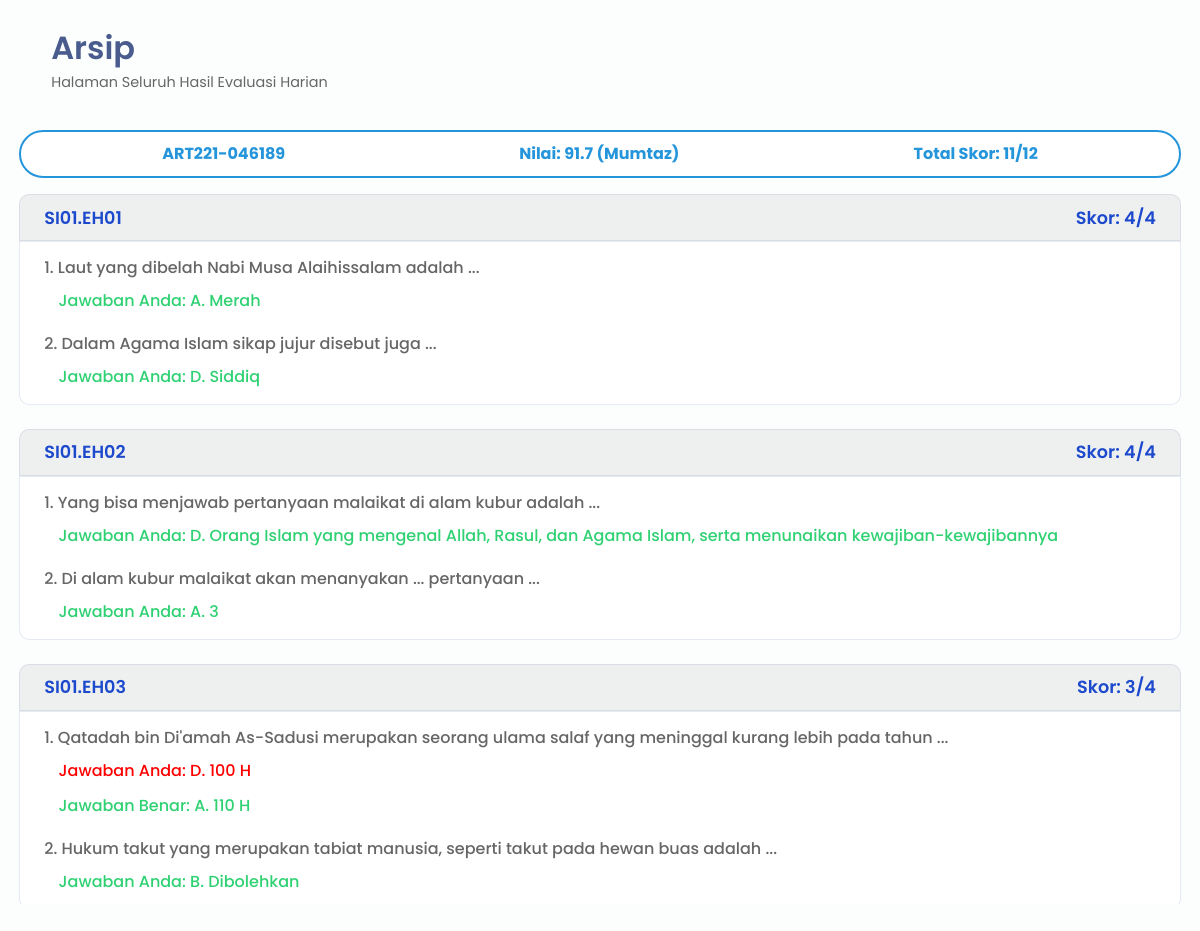
The page /pesertahsi/arsip/ (signed in) on the database its author committed.
### evaluasi_harian/models.py (models this page shows, shortened)
class Peserta(models.Model):
  user = models.OneToOneField(User, on_delete=models.CASCADE)
  nip = models.CharField(max_length=20, unique=True)
  nama_lengkap = models.CharField(max_length=100)
  alamat = models.TextField()
  tanggal_lahir = models.DateField()
  no_hp = models.CharField(max_length=15)
  class Meta:
    verbose_name_plural = 'Peserta'

class NilaiAkhir(models.Model):
  predikat = [
    ('Mumtaz Murtafi', 'Mumtaz Murtafi'),
    ('Mumtaz', 'Mumtaz'),
    ('Jayyid Jiddan', 'Jayyid Jiddan'),
    ('Jayyid', 'Jayyid'),
    ('Maqbul', 'Maqbul'),
    ('Rasib', 'Rasib'),
    ('Ghayyib', 'Ghayyib'),
  ]
  peserta = models.ForeignKey(Peserta, on_delete=models.CASCADE)
  nilai_akhir = models.FloatField(null=True, default=0)
  predikat = models.CharField(max_length=50, choices=predikat, default='Ghayyib')
  class Meta:
    verbose_name_plural = 'Nilai Akhir'

class HasilEvaluasi(models.Model):
  peserta = models.ForeignKey(Peserta, on_delete=models.CASCADE)
  lembar_evaluasi = models.ForeignKey(LembarEvaluasi, on_delete=models.CASCADE)
  bank_soal = models.ForeignKey(BankSoal, on_delete=models.CASCADE)
  jawaban = models.CharField(max_length=1)
  is_true = models.BooleanField()
  skor = models.IntegerField(default=0)
  waktu_pengerjaan = models.DateTimeField(auto_now_add=True)
  class Meta:
    verbose_name_plural = 'Hasil Evaluasi'

class LembarEvaluasi(models.Model):
  status = [
    ('Aktif', 'Aktif'),
    ('Tidak Aktif', 'Tidak Aktif'),
    ('Selesai', 'Selesai'),
  ]
  kode_evaluasi = models.CharField(max_length=10, unique=True)
  nama_evaluasi = models.CharField(max_length=100)
  jumlah_soal = models.IntegerField(default=2)
  skor = models.IntegerField(default=4)
  status = models.CharField(max_length=20, choices=status, default='Tidak Aktif')
  class Meta:
    verbose_name_plural = 'Lembar Evaluasi'

class BankSoal(models.Model):
  opsi = [
    ('A', 'A'),
    ('B', 'B'),
    ('C', 'C'),
    ('D', 'D'),
  ]
  lembar_evaluasi = models.ForeignKey(LembarEvaluasi, on_delete=models.CASCADE)
  soal = models.TextField()
  pilihan_a = models.CharField(max_length=200)
  pilihan_b = models.CharField(max_length=200)
  pilihan_c = models.CharField(max_length=200)
  pilihan_d = models.CharField(max_length=200)
  kunci_jawaban = models.CharField(max_length=1, choices=opsi)
  def __str__(self):
    return self.soal
  class Meta:
    verbose_name_plural = 'Bank Soal'

### evaluasi_harian/views.py (the view)
# urls.py: path('pesertahsi/arsip/', views.arsip, name='arsip'),
@login_required(login_url='login')
@user_passes_test(lambda user: user.groups.filter(name='peserta'), login_url='login')
def arsip(request):
  peserta = Peserta.objects.get(user=request.user)
  nama_lengkap = peserta.nama_lengkap
  nip = peserta.nip
  lembar_evaluasi = LembarEvaluasi.objects.filter(status__in=['Aktif', 'Selesai'])
  hasil_evaluasi = HasilEvaluasi.objects.filter(peserta=peserta)
  nilai_evaluasi = NilaiEvaluasi.objects.filter(peserta=peserta)
  nilai_akhir = NilaiAkhir.objects.filter(peserta=peserta)
  total_skor_peserta = 0
  for nilai in nilai_evaluasi:
    total_skor_peserta += nilai.total_skor
  total_skor_evaluasi = 0
  for evaluasi in lembar_evaluasi:
    total_skor_evaluasi += evaluasi.skor
  predikat = ''
  for predikat in nilai_akhir:
    predikat = predikat.predikat
  list_evaluasi = []
  for i in range(0, len(hasil_evaluasi), 2):
    list_evaluasi.append(hasil_evaluasi[i:i+2])
  list_skor = []
  for i in range(0, len(list_evaluasi)):
    list_skor.append(list_evaluasi[i][0].skor + list_evaluasi[i][1].skor)
  for i in range(0, len(list_evaluasi)):
    list_evaluasi[i][0].skor = list_skor[i]
    list_evaluasi[i][1].skor = list_skor[i]
  context = {
    'nama_lengkap': nama_lengkap,
    'nip': nip,
    'hasil_evaluasi': hasil_evaluasi,
    'nilai_evaluasi': nilai_evaluasi,
    'nilai_akhir': nilai_akhir,
    'total_skor_peserta': total_skor_peserta,
    'total_skor_evaluasi': total_skor_evaluasi,
    'predikat': predikat,
    'list_evaluasi': list_evaluasi,
  }
  return render(request, 'pesertahsi/arsip_evaluasi.html', context)

### evaluasi_harian/templates/pesertahsi/arsip_evaluasi.html (shortened to what this page needs)
{% extends 'pesertahsi/base.html' %}
{% load static %}
{% block main-content %}
<div class="main-content">
  <header>
    <div class="header-title-wrapper">
      <div class="header-title">
        <h1>Arsip</h1>
        <p>Halaman Seluruh Hasil Evaluasi Harian</p>
      </div>
    </div>
  </header>
  <main>
    <section>
      {% for nilai in nilai_akhir %}
      <div class="card-nilai-score">
        <div class="">
          {{ nip }}
        </div>
        <div class="nilai">
          Nilai: {{ nilai.nilai_akhir }} ({{ predikat }})
        </div>
        <div class="score">
          Total Skor: {{ total_skor_peserta }}/{{ total_skor_evaluasi }}
        </div>
      </div>
      {% endfor %}
      <div class="section-arsip">
        {% for list_item in list_evaluasi %}
        <div class="arsip">
          <div class="card-arsip">
            {% for list in list_item %}
            <div class="card-header">
              <div class="silsilah-title">
                SI01.{{ list.lembar_evaluasi.kode_evaluasi }}
              </div>
              <div class="score">
                Skor: {{ list.skor }}/4
              </div>
            </div>
            {% endfor %}
            <div class="card-body">
              {% for list in list_item %}
              <div class="evaluasi">
                <div class="soal">
                  <p>{{ forloop.counter }}. {{ list.bank_soal }} ...</p>
                </div>
                {% if list.is_true %}
                <div class="jawaban">
                  <p class="jawaban-benar">
                    Jawaban Anda:
                    {% if list.jawaban == 'A' %}
                      A. {{ list.bank_soal.pilihan_a }}
                    {% elif list.jawaban == 'B' %}
                      B. {{ list.bank_soal.pilihan_b }}
                    {% elif list.jawaban == 'C' %}
                      C. {{ list.bank_soal.pilihan_c }} <i class="las la-check"></i>
                    {% elif list.jawaban == 'D' %}
                      D. {{ list.bank_soal.pilihan_d }}
                    {% else %}
                      - Tidak Ada Data -
                    {% endif %}
                  </p>
                </div>
                {% else %}
                <div class="jawaban">
                  <p class="jawaban-salah">
                    Jawaban Anda:
                    {% if list.jawaban == 'A' %}
                      A. {{ list.bank_soal.pilihan_a }} <i class="las la-times"></i>
                    {% elif list.jawaban == 'B' %}
                      B. {{ list.bank_soal.pilihan_b }} <i class="las la-times"></i>
                    {% elif list.jawaban == 'C' %}
                      C. {{ list.bank_soal.pilihan_c }} <i class="las la-times"></i>
                    {% elif list.jawaban == 'D' %}
                      D. {{ list.bank_soal.pilihan_d }}
                    {% else %}
                      - Tidak Ada Data -
                    {% endif %}
                  </p>
                  <p class="jawaban-benar">
                    Jawaban Benar:
                    {% if list.bank_soal.kunci_jawaban == 'A' %}
                      A. {{ list.bank_soal.pilihan_a }}
                    {% elif list.bank_soal.kunci_jawaban == 'B' %}
                      B. {{ list.bank_soal.pilihan_b }} <i class="las la-check"></i>
                    {% elif list.bank_soal.kunci_jawaban == 'C' %}
                      C. {{ list.bank_soal.pilihan_c }} <i class="las la-check"></i>
                    {% elif list.bank_soal.kunci_jawaban == 'D' %}
                      D. {{ list.bank_soal.pilihan_d }} <i class="las la-check"></i>
                    {% else %}
                      - Tidak Ada Data -
                    {% endif %}
                  </p>
                </div>
                {% endif %}
              </div>
              {% endfor %}
            </div>
          </div>
        </div>
        {% endfor %}
      </div>
    </section>
  </main>
</div>
{% endblock main-content %}

### evaluasi_harian/static/pesertahsi/css/style.css (style rules this page uses)
:root { --bg: #fbfefd; --main-color: #223a74; --second-color: rgb(29, 74, 205); --main-accent: rgba(128, 148, 184, 0.2); --title-text: #4a5c8d; --main-text: #666; --shadow: rgba(17, 17, 26, 0.1) 2px 2px 16px; --bg-button: linear-gradient(60deg, #2f5eeb, #5c82c2); --bg-button-hover: linear-gradient(60deg, #5c82c2, #2f5eeb); --btn-tambah: #2495db; --btn-edit: rgba(16, 148, 230, 0.1); }
* { padding: 0; margin: 0; text-decoration: none; list-style-type: none; box-sizing: border-box; }
body { font-family: "Poppins", sans-serif; background: var(--bg); overflow-x: hidden; }
.main-content { margin-left: 345px; width: calc(100vw - 345px); height: 100vh; padding: 1rem 1.2rem; transition: margin-left 500ms; }
header { display: flex; justify-content: space-between; padding-top: 0.5rem; }
.header-title-wrapper { display: flex; }
.header-title h1 { color: var(--title-text); font-weight: 600; }
.header-title p { color: #666; font-size: 0.9rem; }
main { padding-top: 2.3rem; padding-bottom: 2.5rem; }
@media screen and (max-width: 1224px) { .main-content { width: 100vw; margin-left: 0; } }

### evaluasi_harian/static/pesertahsi/css/dashboard.css (style rules this page uses)
main { padding-bottom: 2rem !important; }

### evaluasi_harian/static/pesertahsi/css/arsip_evaluasi.css (style rules this page uses)
.section-arsip { background: transparent; height: 64vh; overflow: scroll; }
.arsip { display: flex; flex-direction: column; margin-bottom: 1.5rem; }
.card-arsip .card-header { display: flex; justify-content: space-between; font-size: 1.1rem; color: #1d4acd; font-weight: 600; background-color: rgb(221, 221, 221, 0.4); padding: 0.6rem 1.5rem; border: 1px solid rgba(128, 148, 184, 0.2); border-top-left-radius: 10px; border-top-right-radius: 10px; }
.card-arsip .card-body { padding: 0.8rem 1.5rem; background-color: #fff; color: var(--main-text); border: 1px solid rgba(128, 148, 184, 0.2); border-bottom-left-radius: 10px; border-bottom-right-radius: 10px; font-weight: 500; }
.card-arsip .card-body .evaluasi:first-child { margin-bottom: 1rem; }
.card-body .evaluasi .jawaban { margin-left: 0.9rem; }
.card-body .evaluasi .jawaban-benar { color: #2fd173; }
.card-body .evaluasi .jawaban-salah { color: red; }
.card-nilai-score { display: flex; justify-content: space-around; position: sticky; padding: 0.6rem 1.5rem; margin-bottom: 1rem; background: #fff; border: 2px solid #2495db; border-radius: 50px; color: #2495db; font-weight: 700; }

### rows shown on the page
NilaiAkhir: nilai_akhir "91.7", predikat "Mumtaz", total_skor_peserta "11", total_skor_evaluasi "12"
Peserta: nip "ART221-046189"
HasilEvaluasi: bank_soal "Laut yang dibelah Nabi Musa Alaihissalam adalah", bank_soal.pilihan_a "Merah"
HasilEvaluasi: lembar_evaluasi.kode_evaluasi "EH01", skor "4", bank_soal "Dalam Agama Islam sikap jujur disebut juga", bank_soal.pilihan_d "Siddiq"
HasilEvaluasi: bank_soal "Yang bisa menjawab pertanyaan malaikat di alam kubur adalah", bank_soal.pilihan_d "Orang Islam yang mengenal Allah, Rasul, dan Agama Islam, serta menunaikan kewajiban-kewajibannya"
HasilEvaluasi: lembar_evaluasi.kode_evaluasi "EH02", skor "4", bank_soal "Di alam kubur malaikat akan menanyakan ... pertanyaan", bank_soal.pilihan_a "3"
HasilEvaluasi: bank_soal "Qatadah bin Di'amah As-Sadusi merupakan seorang ulama salaf yang meninggal kurang lebih pada tahun", bank_soal.pilihan_d "100 H", bank_soal.pilihan_a "110 H"
HasilEvaluasi: lembar_evaluasi.kode_evaluasi "EH03", skor "3", bank_soal "Hukum takut yang merupakan tabiat manusia, seperti takut pada hewan buas adalah", bank_soal.pilihan_b "Dibolehkan"
